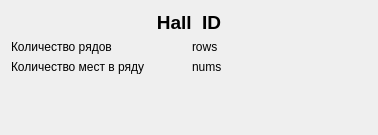
<?xml version="1.0" encoding="UTF-8"?>
<ui version="4.0">
 <class>HallView</class>
 <widget class="QDialog" name="HallView">
  <property name="geometry">
   <rect>
    <x>0</x>
    <y>0</y>
    <width>378</width>
    <height>135</height>
   </rect>
  </property>
  <property name="windowTitle">
   <string>Dialog</string>
  </property>
  <layout class="QGridLayout" name="gridLayout">
   <item row="2" column="1">
    <widget class="QLabel" name="numsLabel">
     <property name="text">
      <string>nums</string>
     </property>
    </widget>
   </item>
   <item row="1" column="1">
    <widget class="QLabel" name="rowsLabel">
     <property name="text">
      <string>rows</string>
     </property>
    </widget>
   </item>
   <item row="0" column="0" colspan="2">
    <widget class="QLabel" name="idLabel">
     <property name="maximumSize">
      <size>
       <width>16777215</width>
       <height>30</height>
      </size>
     </property>
     <property name="font">
      <font>
       <pointsize>14</pointsize>
       <bold>true</bold>
      </font>
     </property>
     <property name="text">
      <string>Hall  ID</string>
     </property>
     <property name="alignment">
      <set>Qt::AlignCenter</set>
     </property>
    </widget>
   </item>
   <item row="1" column="0">
    <widget class="QLabel" name="rowsNameLabel">
     <property name="text">
      <string>Количество рядов</string>
     </property>
    </widget>
   </item>
   <item row="2" column="0">
    <widget class="QLabel" name="numsNameLabel">
     <property name="text">
      <string>Количество мест в ряду</string>
     </property>
    </widget>
   </item>
   <item row="3" column="0">
    <spacer name="verticalSpacer">
     <property name="orientation">
      <enum>Qt::Vertical</enum>
     </property>
     <property name="sizeHint" stdset="0">
      <size>
       <width>20</width>
       <height>40</height>
      </size>
     </property>
    </spacer>
   </item>
  </layout>
 </widget>
 <resources/>
 <connections/>
</ui>
